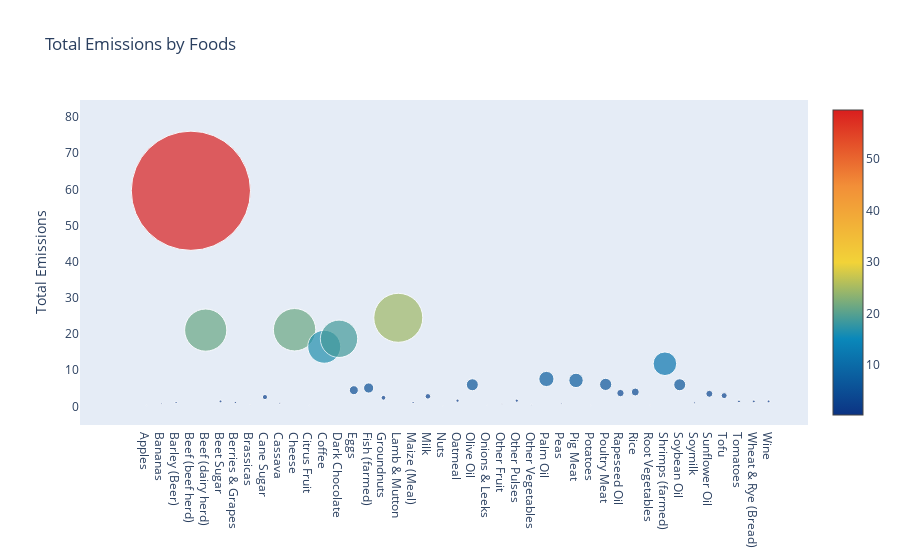

Notebook source saved alongside this figure:
### Markdown cell above
<h3 style="color:#8B0000;">Investigate which foods contribute to most of the carbon footprint:</h3>

### Code cell
food_df= df.groupby("Food product")['Total_emissions'].sum().reset_index()

trace = go.Scatter(
    y = food_df.Total_emissions,
    x = food_df["Food product"],
    mode='markers',
    marker=dict(
        sizemode = 'diameter',
        sizeref = 1,
        size = food_df.Total_emissions*2,
        color = food_df.Total_emissions,
        colorscale='Portland',
        showscale=True
    )
)
data = [trace]

layout= go.Layout(
    autosize= True,
    title= 'Total Emissions by Foods',
    hovermode= 'closest',
     xaxis= dict(
         ticklen= 5,
         showgrid=False,
        zeroline=False,
        showline=False
     ),
    yaxis=dict(
        title= 'Total Emissions',
        showgrid=False,
        zeroline=False,
        ticklen= 5,
        gridwidth= 2
    ),
    showlegend= False
)
fig = go.Figure(data=data, layout=layout)
py.iplot(fig,filename='scatterplot')

### Figure 1 — Plotly figure (JSON) as saved in the notebook; plotly's stock layout.template omitted (floating-point values rounded to 4 significant figures)
{"data": [{"marker": {"color": [0.3, 0.8, 1.1, 59.6, 21.1, 1.4, 1.1, 0.4, 2.6, 0.9, 21.2, 0.3, 16.5, 18.7, 4.5, 5.1, 2.4, 24.5, 1.1, 2.8, 0.2, 1.6, 6, 0.3, 0.7, 1.6, 0.5, 7.6, 0.8, 7.2, 0.3, 6.1, 3.7, 4, 0.3, 11.8, 6.0, 1, 3.5, 3, 1.4, 1.4, 1.4], "colorscale": [[0, "rgb(12,51,131)"], [0.25, "rgb(10,136,186)"], [0.5, "rgb(242,211,56)"], [0.75, "rgb(242,143,56)"], [1, "rgb(217,30,30)"]], "showscale": true, "size": [0.6, 1.6, 2.2, 119.2, 42.2, 2.8, 2.2, 0.8, 5.2, 1.8, 42.4, 0.6, 33.0, 37.4, 9, 10.2, 4.8, 49, 2.2, 5.6, 0.4, 3.2, 12, 0.6, 1.4, 3.2, 1, 15.2, 1.6, 14.4, 0.6, 12.2, 7.4, 8, 0.6, 23.6, 12.0, 2, 7.0, 6, 2.8, 2.8, 2.8], "sizemode": "diameter", "sizeref": 1}, "mode": "markers", "type": "scatter", "x": ["Apples", "Bananas", "Barley (Beer)", "Beef (beef herd)", "Beef (dairy herd)", "Beet Sugar", "Berries & Grapes", "Brassicas", "Cane Sugar", "Cassava", "Cheese", "Citrus Fruit", "Coffee", "Dark Chocolate", "Eggs", "Fish (farmed)", "Groundnuts", "Lamb & Mutton", "Maize (Meal)", "Milk", "Nuts", "Oatmeal", "Olive Oil", "Onions & Leeks", "Other Fruit", "Other Pulses", "Other Vegetables", "Palm Oil", "Peas", "Pig Meat", "Potatoes", "Poultry Meat", "Rapeseed Oil", "Rice", "Root Vegetables", "Shrimps (farmed)", "Soybean Oil", "Soymilk", "Sunflower Oil", "Tofu", "Tomatoes", "Wheat & Rye (Bread)", "Wine"], "y": [0.3, 0.8, 1.1, 59.6, 21.1, 1.4, 1.1, 0.4, 2.6, 0.9, 21.2, 0.3, 16.5, 18.7, 4.5, 5.1, 2.4, 24.5, 1.1, 2.8, 0.2, 1.6, 6, 0.3, 0.7, 1.6, 0.5, 7.6, 0.8, 7.2, 0.3, 6.1, 3.7, 4, 0.3, 11.8, 6.0, 1, 3.5, 3, 1.4, 1.4, 1.4]}], "layout": {"autosize": true, "hovermode": "closest", "showlegend": false, "title": {"text": "Total Emissions by Foods"}, "xaxis": {"showgrid": false, "showline": false, "ticklen": 5, "zeroline": false}, "yaxis": {"gridwidth": 2, "showgrid": false, "ticklen": 5, "title": {"text": "Total Emissions"}, "zeroline": false}}}
